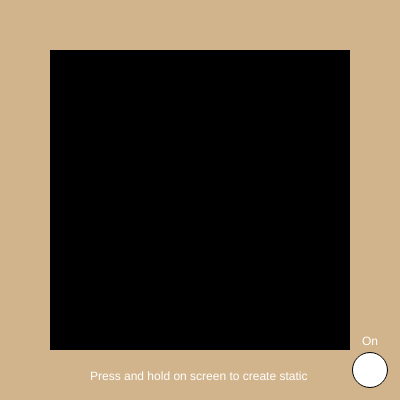
Frame 1 (no input)
Frame 60 (no input): identical to frame 1, image omitted
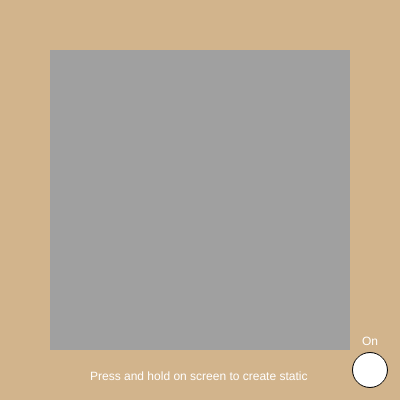
Frame 120 (the mouse pressed at the canvas centre since frame 60)

The p5.js sketch that drew these frames (run headless with seeded random() and noise() and a simulated clock; from frame 60 on, the mouse is pressed at the canvas centre):

// p5.js sketch
// ── sketch.js
var circleX, circleY;
var circleSize = 35;
var circleColor;
var circleHighlight;
var circleOver = false;
var state = false;
var cx,cy;
var cspeed;
var x = 50;
var y = 50;
var w = 300;
var h = 300;

function setup() {
  createCanvas(400, 400);
  circleColor = color(255);
  circleHighlight = color(204);
  baseColor = color(102);
  circleX = 370;
  circleY = 370;
  cx=75;
  cy=height/2;
  cspeed =3;
  ellipseMode(CENTER);
}

function draw() {
  update(mouseX, mouseY);
  background(210, 180, 140);
  
  fill(255);
  noStroke();
  text('On', 362, 345);
  
  fill(255);
  noStroke();
  text('Press and hold on screen to create static', 90, 380);

  push();
  noStroke();
  fill(0);
  rect(x,y,w,h);
  if(mouseIsPressed){
    if(mouseX>x && mouseX <x+w && mouseY>y && mouseY <y+h){
        fill(random(100,200));
        rect(x,y,w,h);
    }
  }

  pop();
  
  if (circleOver) {
    fill(circleHighlight);
  } else {
    fill(circleColor);
  }
  stroke(0);
  ellipse(circleX, circleY, circleSize, circleSize);
  
  push();
  if (state){
   fill(250,0,0);
   ellipse(cx,cy,50,50);
   cx+= cspeed;  
  
  if(cx-25 <= 50 || cx+28>350){  
    cspeed *= -1; 
    }
  }
  pop();
  
}

function update( x,  y) {
  if (overCircle(circleX, circleY, circleSize) ) {
    circleOver = true;
  } else {
    circleOver = false;
}
}

function mousePressed(){
 if (circleOver == true){
  state = !state; 
 }
}

function overCircle( x,  y,  diameter) {
  var disX = x - mouseX;
  var disY = y - mouseY;
  if (sqrt(sq(disX) + sq(disY)) < diameter/2 ) {
    return true;
  } else {
    return false;
  }
}
